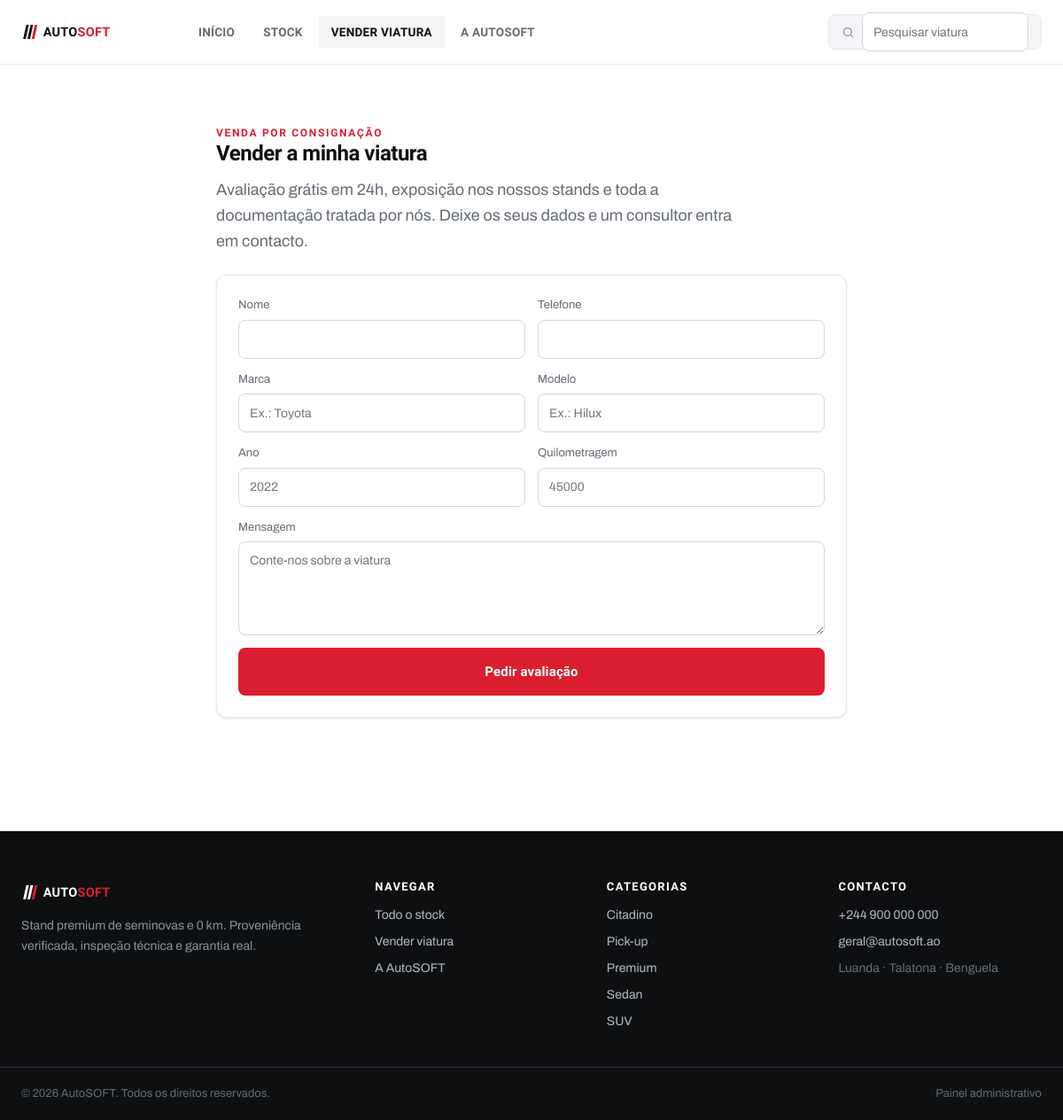
Screenshot of /autosoft/vender with the database file from the repository.
### tables this page shows
CREATE TABLE `categories` (
  `id`          INT UNSIGNED NOT NULL AUTO_INCREMENT,
  `name`        VARCHAR(120) NOT NULL,
  `slug`        VARCHAR(140) NOT NULL,
  `description` VARCHAR(255) DEFAULT NULL,
  `created_at`  TIMESTAMP    NOT NULL DEFAULT CURRENT_TIMESTAMP,
  PRIMARY KEY (`id`),
  UNIQUE KEY `uq_category_slug` (`slug`)
);

### src/helpers.php (called while the page is built, shortened)
<?php
function e($v): string
{
    return htmlspecialchars((string) $v, ENT_QUOTES, 'UTF-8');
}
function url(string $path = ''): string
{
    $base = rtrim($GLOBALS['CONFIG']['base_url'], '/');
    if ($path === '' || $path === '/') {
        return $base === '' ? '/' : $base . '/';
    }
    return $base . '/' . ltrim($path, '/');
}
function asset(string $path): string
{
    return url('assets/' . ltrim($path, '/'));
}
function render(string $view, array $data = [], string $layout = 'layout'): void
{
    extract($data, EXTR_SKIP);
    $content = ob_get_clean();
    require __DIR__ . '/../views/' . $layout . '.php';
}
function q(string $key, $default = '')
{
    return isset($_GET[$key]) ? trim((string) $_GET[$key]) : $default;
}

### controllers/site.php (called while the page is built, shortened)
<?php
function page_sell(): void
{
    render('sell', ['title' => 'Vender a minha viatura — AutoSOFT']);
}

### src/db.php (called while the page is built, shortened)
<?php
function db(): PDO
{
    static $pdo = null;
    $cfg = $GLOBALS['CONFIG']['db'];
    $dsn = "mysql:host={$cfg['host']};port={$cfg['port']};dbname={$cfg['name']};charset={$cfg['charset']}";
    try {
        $pdo = new PDO($dsn, $cfg['user'], $cfg['pass'], [
            PDO::ATTR_ERRMODE            => PDO::ERRMODE_EXCEPTION,
            PDO::ATTR_DEFAULT_FETCH_MODE => PDO::FETCH_ASSOC,
            PDO::ATTR_EMULATE_PREPARES   => false,
        ]);
    } catch (PDOException $e) {
        http_response_code(500);
        die('Erro de ligação à base de dados: ' . htmlspecialchars($e->getMessage())
            . '<br>Verifique as credenciais em <code>config.php</code> e se importou <code>database/schema.sql</code>.');
    }
    return $pdo;
}

### src/models.php (called while the page is built, shortened)
<?php
function all_categories(): array
{
    return db()->query('SELECT * FROM categories ORDER BY name')->fetchAll();
}

### views/layout.php (the view, shortened to what this page needs)
<!DOCTYPE html>
<html lang="pt-AO">
<head>
<link rel="stylesheet" href="<?= asset('site.css') ?>">
</head>
<body>
<?php
$navActive = $navActive ?? '';
$links = [
    ['home',    'Início',         url('/')],
    ['catalog', 'Stock',          url('/estoque')],
    ['sell',    'Vender viatura', url('/vender')],
    ['about',   'A AutoSOFT',     url('/sobre')],
];
?>
<header class="site-header">
  <div class="container header-inner">
    <a href="<?= url('/') ?>" class="logo" aria-label="AutoSOFT">
      <svg viewBox="0 0 280 48" width="150" height="26" role="img">
        <text x="46" y="34" font-family="Saira, sans-serif" font-weight="800" font-size="27" letter-spacing="0.5">
          <tspan fill="#0E0F11">AUTO</tspan><tspan fill="#DA1E2F">SOFT</tspan>
        </text>
      </svg>
    </a>
    <nav class="main-nav">
      <?php foreach ($links as [$id, $label, $href]): ?>
        <a href="<?= $href ?>" class="<?= $navActive === $id ? 'active' : '' ?>"><?= e($label) ?></a>
      <?php endforeach; ?>
    </nav>
    <form class="header-search" action="<?= url('/estoque') ?>" method="get">
      <svg width="17" height="17" viewBox="0 0 24 24" fill="none" stroke="currentColor" stroke-width="2"><circle cx="11" cy="11" r="7"/><path d="m21 21-4.3-4.3"/></svg>
      <input type="search" name="q" placeholder="Pesquisar viatura" value="<?= e(q('q')) ?>">
    </form>
  </div>
</header>
<main>
<?= $content ?>
</main>
<footer class="site-footer">
  <div class="container footer-grid">
    <div class="footer-brand">
      <svg viewBox="0 0 280 48" width="150" height="26" role="img">
        <text x="46" y="34" font-family="Saira, sans-serif" font-weight="800" font-size="27" letter-spacing="0.5">
          <tspan fill="#FFFFFF">AUTO</tspan><tspan fill="#DA1E2F">SOFT</tspan>
        </text>
      </svg>
      <p>Stand premium de seminovas e 0 km. Proveniência verificada, inspeção técnica e garantia real.</p>
    </div>
    <div class="footer-col">
      <h4>Navegar</h4>
      <a href="<?= url('/estoque') ?>">Todo o stock</a>
      <a href="<?= url('/vender') ?>">Vender viatura</a>
      <a href="<?= url('/sobre') ?>">A AutoSOFT</a>
    </div>
    <div class="footer-col">
      <h4>Categorias</h4>
      <?php foreach (array_slice(all_categories(), 0, 5) as $c): ?>
        <a href="<?= url('/categoria/' . $c['slug']) ?>"><?= e($c['name']) ?></a>
      <?php endforeach; ?>
    </div>
    <div class="footer-col">
      <h4>Contacto</h4>
      <a href="tel:+244900000000">+244 900 000 000</a>
      <a href="mailto:geral@autosoft.ao">geral@autosoft.ao</a>
      <span class="footer-muted">Luanda · Talatona · Benguela</span>
    </div>
  </div>
  <div class="container footer-bottom">
    <span>© <?= date('Y') ?> AutoSOFT. Todos os direitos reservados.</span>
    <a href="<?= url('/admin') ?>">Painel administrativo</a>
  </div>
</footer>
</body>
</html>

### assets/site.css (style rules this page uses)
:root { --red-50:#FDECEE; --red-100:#FBD0D5; --red-200:#F5A3AB; --red-300:#EE6E7B; --red-400:#E63E4F; --red-500:#DA1E2F; --red-600:#B81525; --red-700:#93101D; --ink-0:#FFFFFF; --ink-25:#FAFAFB; --ink-50:#F4F5F6; --ink-100:#E8EAED; --ink-200:#D4D8DD; --ink-300:#B3BAC2; --ink-400:#8A929C; --ink-500:#646C76; --ink-600:#474D55; --ink-700:#2E3338; --ink-800:#1A1D21; --ink-900:#0E0F11; --green-500:#15924F; --green-50:#E7F6EE; --bg-page:var(--ink-0); --bg-subtle:var(--ink-25); --bg-muted:var(--ink-50); --surface-card:var(--ink-0); --text-primary:var(--ink-900); --text-secondary:var(--ink-500); --text-muted:var(--ink-400); --border-subtle:var(--ink-100); --border-default:var(--ink-200); --accent:var(--red-500); --accent-hover:var(--red-600); --accent-soft:var(--red-50); --font-display:"Saira","Arial Narrow",system-ui,sans-serif; --font-body:"Archivo",system-ui,-apple-system,sans-serif; --font-mono:"JetBrains Mono",ui-monospace,monospace; --radius-sm:4px; --radius-md:8px; --radius-lg:12px; --radius-xl:18px; --shadow-sm:0 1px 3px rgba(14,15,17,.08),0 1px 2px rgba(14,15,17,.04); --shadow-md:0 4px 12px rgba(14,15,17,.08),0 2px 4px rgba(14,15,17,.05); --shadow-lg:0 12px 28px rgba(14,15,17,.10),0 4px 10px rgba(14,15,17,.06); --container-max:1280px; }
*,*::before,*::after { box-sizing:border-box; }
html { -webkit-text-size-adjust:100%; }
body { margin:0; font-family:var(--font-body); font-size:16px; line-height:1.5; color:var(--text-primary); background:var(--bg-page); -webkit-font-smoothing:antialiased; text-rendering:optimizeLegibility; }
h1,h2,h3,h4 { font-family:var(--font-display); font-weight:700; line-height:1.04; letter-spacing:-0.02em; margin:0; color:var(--text-primary); }
p { margin:0; text-wrap:pretty; }
a { color:inherit; text-decoration:none; }
img,svg { display:block; max-width:100%; }
button,input,select,textarea { font:inherit; color:inherit; }
.container { max-width:var(--container-max); margin:0 auto; padding-left:24px; padding-right:24px; }
.site-header { position:sticky; top:0; z-index:50; background:rgba(255,255,255,.86); backdrop-filter:blur(12px); border-bottom:1px solid var(--border-subtle); }
.header-inner { height:72px; display:flex; align-items:center; gap:28px; }
.logo { display:flex; align-items:center; }
.main-nav { display:flex; gap:4px; margin-left:8px; }
.main-nav a { padding:8px 14px; border-radius:var(--radius-sm); font-family:var(--font-display); font-weight:600; font-size:13.5px; letter-spacing:0.02em; text-transform:uppercase; color:var(--text-secondary); }
.main-nav a.active { color:var(--text-primary); background:var(--bg-muted); }
.header-search { margin-left:auto; display:flex; align-items:center; gap:8px; height:40px; padding:0 14px; background:var(--bg-muted); border:1px solid var(--border-subtle); border-radius:var(--radius-md); color:var(--text-muted); }
.header-search input { border:none; background:transparent; outline:none; width:170px; font-size:13.5px; }
select,input[type=text],input[type=search],input[type=email],input[type=number],input[type=password],textarea { height:44px; padding:0 12px; border:1px solid var(--border-default); border-radius:var(--radius-md); background:#fff; font-size:14px; font-family:var(--font-body); color:var(--text-primary); width:100%; }
.site-footer { background:var(--ink-900); color:var(--ink-300); margin-top:64px; }
.footer-grid { display:grid; grid-template-columns:1.6fr 1fr 1fr 1fr; gap:32px; padding:56px 24px 32px; }
.footer-brand p { margin-top:14px; font-size:14px; line-height:1.6; max-width:320px; color:var(--ink-400); }
.footer-col h4 { font-family:var(--font-display); font-size:13px; letter-spacing:0.1em; text-transform:uppercase; color:#fff; margin-bottom:14px; }
.footer-col a,.footer-muted { display:block; font-size:14px; color:var(--ink-300); margin-bottom:9px; }
.footer-muted { color:var(--ink-500); }
.footer-bottom { display:flex; align-items:center; justify-content:space-between; padding:20px 24px; border-top:1px solid var(--ink-700); font-size:13px; color:var(--ink-500); }

### rows the page displays
categories: name "Citadino"
categories: name "Pick-up"
categories: name "Premium"
categories: name "Sedan"
categories: name "SUV"

### other values shown
$label "INÍCIO"
$label "STOCK"
$label "VENDER VIATURA"
$label "A AUTOSOFT"
